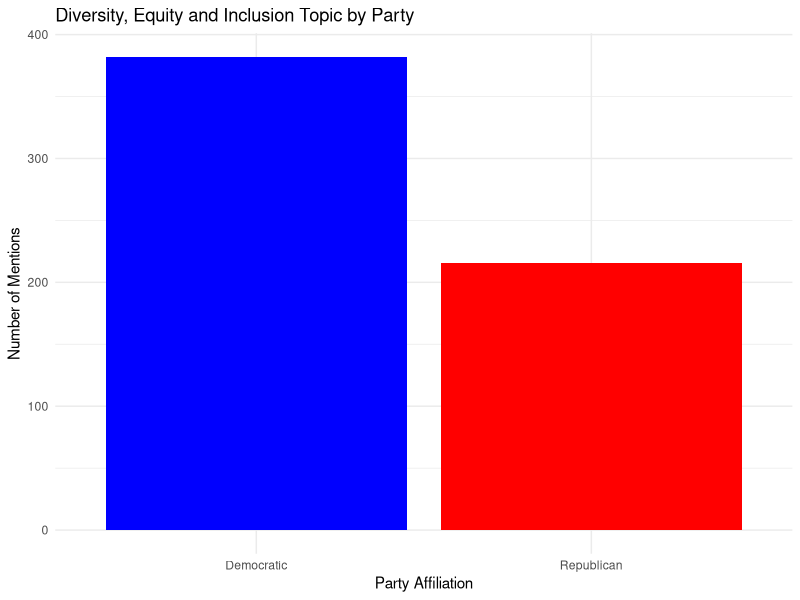

Reproduce this figure in R. (Note: this script raises an error after producing the figure.)
## ---- chunk 1
library(tidyverse)
diversity_data <- read.csv("data/district_tabular_data.csv")
## ---- chunk 2
diversity_data <- diversity_data |>
  select(topic_diversity_equity_and_inclusion, majority_vote, white_share_category, hh_median_income_category)
## ---- chunk 3
div_count <- diversity_data |>
  group_by(majority_vote) |>
  filter(!is.na(majority_vote), topic_diversity_equity_and_inclusion == 1) |>
  count()

ggplot(div_count, aes(x = majority_vote, y = n)) +
  geom_bar(stat = "identity", fill = c("democratic" = "blue", "republican" = "red")) +
  labs(
    title = "Diversity, Equity and Inclusion Topic by Party",
    x = "Party Affiliation",
    y = "Number of Mentions"
  ) +
  scale_x_discrete(labels = c("democratic" = "Democratic", "republican" = "Republican")) +
  theme_minimal() 
## ---- chunk 4
income_table <- diversity_data |>
  mutate(Income = case_when(
  hh_median_income_category %in% c("low_median_income") ~ "Low Median Income",
  hh_median_income_category %in% c("medium_median_income") ~ "Medium Median Income",
  hh_median_income_category %in% c("high_median_income") ~ "High Median Income"),
    Party = case_when(
      majority_vote == "republican" ~ "Republican",
      majority_vote == "democratic" ~ "Democratic",
      NA ~ "Other"
    )) |>
  group_by(Party, Income) |>
  summarize(n = n()) |>
  mutate(prop = n / sum(n)) |>
  select(-n) |>
  pivot_wider(
    names_from = Party,
    values_from = prop
  ) |>
select(Income, Democratic, Republican)
knitr::kable(income_table)
## ---- chunk 5
party_income <- income_table |>
  pivot_longer(cols = c("Democratic", "Republican"), names_to = "Party", values_to = "Proportion")

ggplot(race_party_income, aes(x = Income, y = Proportion, fill = Party)) +
  geom_bar(stat = "identity", position = "dodge") +
  labs(
    title = "Proportion of Democratic and Republican Voters by Income",
    x = "Income Group",
    y = "Proportion"
  ) +
  scale_fill_manual(values = c("Democratic" = "blue", "Republican" = "red")) +
  theme_minimal()
## ---- chunk 6
diversity_data |>
  drop_na(majority_vote, white_share_category) |>
  count(majority_vote, white_share_category) |>
ggplot(mapping = aes(x = white_share_category, y = n, fill = majority_vote)) +
  geom_bar(stat = "identity", position = "dodge") +
  labs(title = "Correlation between Party and Race",
       x = "Predominant Race of District Residents",
       y = "Frequency",
       fill = "Party Affiliation") +
  scale_fill_manual(values = c("democratic" = "blue", "republican" = "red"),
                    name = "Party Affiliation",
                    labels = c("democratic" = "Democratic", "republican" = "Republican")) +
  scale_x_discrete(labels = c("low_share" = "Predominately Non-White Population", "high_share" = "Predominately White Population")) +
  theme_minimal()
## ---- chunk 7
combined_table <- diversity_data %>%
  mutate(
    Income = case_when(
      hh_median_income_category %in% c("low_median_income") ~ "Low Median Income",
      hh_median_income_category %in% c("medium_median_income") ~ "Medium Median Income",
      hh_median_income_category %in% c("high_median_income") ~ "High Median Income"
    ),
    Party = case_when(
      majority_vote == "republican" ~ "Republican",
      majority_vote == "democratic" ~ "Democratic",
      NA ~ "Other"
    )
  ) %>%
  group_by(white_share_category, Party, Income) %>%
  summarize(prop = n() / nrow(.))

filtered_data <- combined_table %>%
  filter(Party %in% c("Democratic", "Republican"))

ggplot(filtered_data, aes(x = Income, y = prop, fill = Party)) +
  geom_bar(stat = "identity", position = "dodge", color = "black", width = 0.7) +
  labs(
    title = "Proportions of Democratic and Republican Voters by Income and Race",
    x = "Income Category",
    y = "Proportion"
  ) +
  scale_fill_manual(values = c("Democratic" = "blue", "Republican" = "red")) +
  facet_grid(white_share_category ~ ., scales = "free_y", space = "free_y", switch = "y", labeller = labeller(white_share_category = c("low_share" = "Predominately Non-White Population", "high_share" = "Predominately White Population"))) +
  theme_minimal() +
  theme(strip.text = element_text(size = 8))
